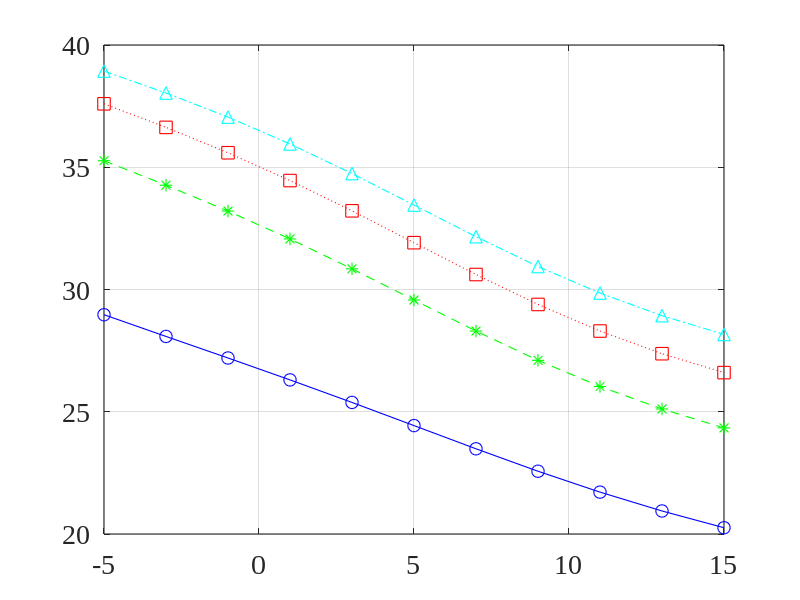
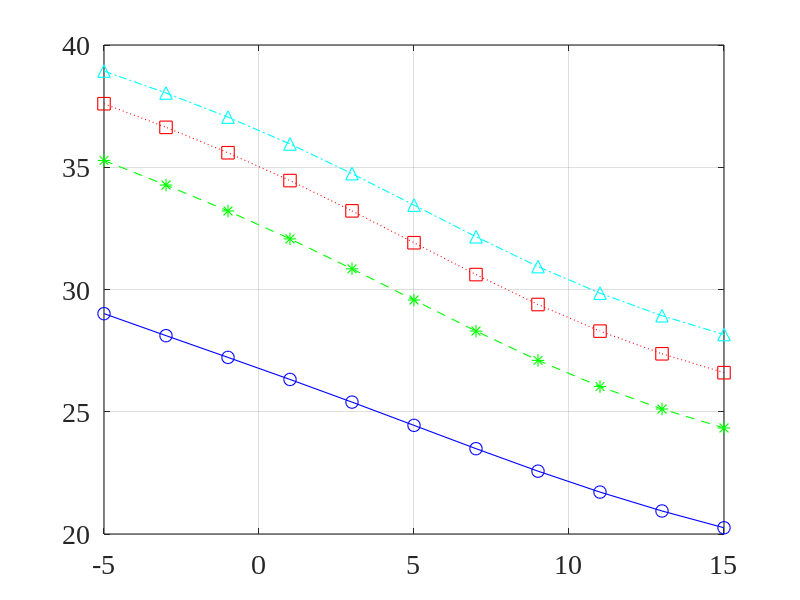
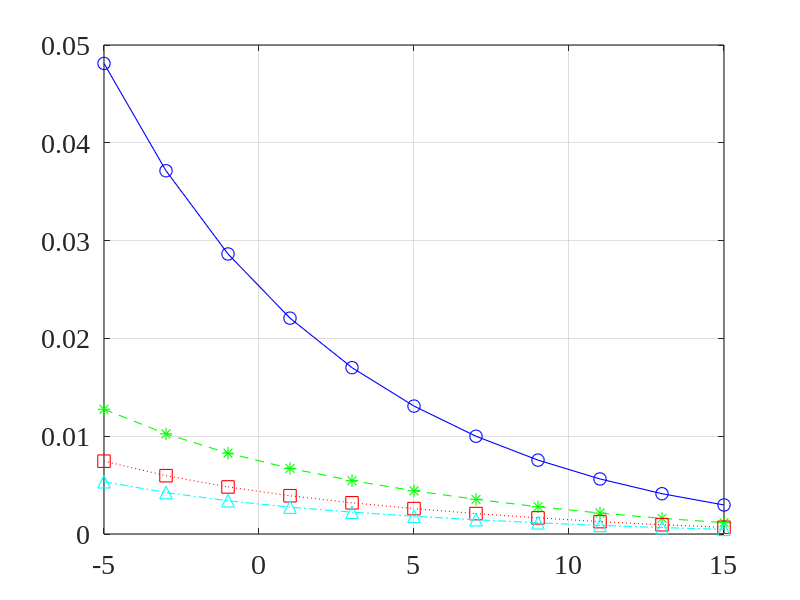
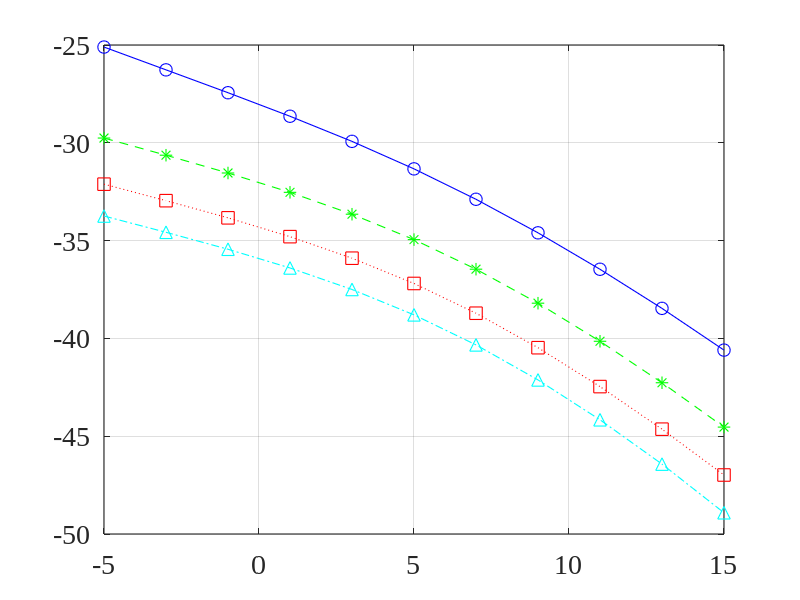

Recreate these plots in MATLAB, in order.
close all; clc; clear all;
linewd = 0.8;
hcfontsize = 20;
MarkerSize=9;
A0=0.5;
T=500;
f0=0.1;

theta_d=70/180*pi;
theta_u1=50/180*pi;
theta_u2=30/180*pi;

alpha=0.01; % sigma_w^2/sigma_u^2

M_values=[10 20 30 40]; % Number of sensors

f=linspace(-0.5,0.5,1e3)';  % frequency

f=f(2:end-1);
df=f(2)-f(1);
phiX1=A0^2/4*(sin(T*pi*(f+f0))./sin(pi*(f+f0))).^2+A0^2/4*(sin(T*pi*(f-f0))./sin(pi*(f-f0))).^2;

iSNR_db_values=-5:15;  
Gain_dB_values=zeros(length(iSNR_db_values),length(M_values));
nu_values=zeros(length(iSNR_db_values),length(M_values));
xi_n_dB_values=zeros(length(iSNR_db_values),length(M_values));
xi_d_dB_values=zeros(length(iSNR_db_values),length(M_values));
for idxM=1:length(M_values)
    M=M_values(idxM);
    
    I_M=eye(M);
    i_i=I_M(:,1);
    [f_mat,m_mat]=meshgrid(f,1:M);
    d=exp(-1i*2*pi*f_mat.*(m_mat-1)*cos(theta_d));
    du1=exp(-1i*2*pi*f_mat.*(m_mat-1)*cos(theta_u1));
    du2=exp(-1i*2*pi*f_mat.*(m_mat-1)*cos(theta_u2));
    phiV0=zeros(M,M,length(f));
    for idxf=1:length(f)
        phiV0(:,:,idxf)=T*du1(:,idxf)*du1(:,idxf)'+T*du2(:,idxf)*du2(:,idxf)'+T*alpha*eye(M);
    end
    
    for idxS=1:length(iSNR_db_values)
        iSNR_dB=iSNR_db_values(idxS);
        iSNR=10^(iSNR_dB/10);
        
        phiV1=T*A0^2/2./iSNR*ones(size(f));
        sigma2=T*A0^2/2./iSNR/phiV0(1,1,1);
        phiV=sigma2*phiV0;
        
        h=zeros(M,length(f));
        for idxf=1:length(f)
            phiY=phiV(:,:,idxf)+phiX1(idxf)*d(:,idxf)*d(:,idxf)';
            h(:,idxf)=(I_M-inv(phiY)*phiV(:,:,idxf))*i_i;
        end
        
        int_phiX1=df*sum(phiX1);
        int_phiV1=df*sum(phiV1);
        int_H2_phiX=df*sum(phiX1 .* abs(sum(conj(h).*d,1)').^2 );
        int_H2_phiV=0;
        for idxf=1:length(f)
            int_H2_phiV=int_H2_phiV+df* h(:,idxf)'*phiV(:,:,idxf)*h(:,idxf);
        end
        int_Hm12_phiX=df*sum( phiX1 .* abs(sum(conj(h).*d,1)'-1).^2);
        
        oSNR=int_H2_phiX./int_H2_phiV;
        oSNR_dB=10*log10(oSNR);
        Gain_dB_values(idxS,idxM)=oSNR_dB-iSNR_dB;
        
        xi_n_dB_values(idxS,idxM)=10*log10(int_phiV1./int_H2_phiV);
        xi_d_dB_values(idxS,idxM)=10*log10(int_phiX1./int_H2_phiX);
        nu_values(idxS,idxM)=10*log10(int_Hm12_phiX./int_phiX1);
    end
end

figure
plot(iSNR_db_values(1:2:end),Gain_dB_values(1:2:end,1),'-bo','linewidth',linewd, 'MarkerSize',MarkerSize);
hold on
plot(iSNR_db_values(1:2:end),Gain_dB_values(1:2:end,2),'--g*','linewidth',linewd, 'MarkerSize',MarkerSize);
plot(iSNR_db_values(1:2:end),Gain_dB_values(1:2:end,3),':rs','linewidth',linewd, 'MarkerSize',MarkerSize);
plot(iSNR_db_values(1:2:end),Gain_dB_values(1:2:end,4),'-.c^','linewidth',linewd, 'MarkerSize',MarkerSize);
hold off
set(gca, 'Color', [1, 1, 1]); 
set(gca, 'FontName', 'Times New Roman');
set(gca, 'FontSize', hcfontsize);
set(gca, 'LineWidth', linewd); 
box on; grid on;

figure
plot(iSNR_db_values(1:2:end),xi_n_dB_values(1:2:end,1),'-bo','linewidth',linewd, 'MarkerSize',MarkerSize);
hold on
plot(iSNR_db_values(1:2:end),xi_n_dB_values(1:2:end,2),'--g*','linewidth',linewd, 'MarkerSize',MarkerSize);
plot(iSNR_db_values(1:2:end),xi_n_dB_values(1:2:end,3),':rs','linewidth',linewd, 'MarkerSize',MarkerSize);
plot(iSNR_db_values(1:2:end),xi_n_dB_values(1:2:end,4),'-.c^','linewidth',linewd, 'MarkerSize',MarkerSize);
hold off
set(gca, 'Color', [1, 1, 1]); 
set(gca, 'FontName', 'Times New Roman');
set(gca, 'FontSize', hcfontsize);
set(gca, 'LineWidth', linewd); 
box on; grid on;

figure
plot(iSNR_db_values(1:2:end),xi_d_dB_values(1:2:end,1),'-bo','linewidth',linewd, 'MarkerSize',MarkerSize);
hold on
plot(iSNR_db_values(1:2:end),xi_d_dB_values(1:2:end,2),'--g*','linewidth',linewd, 'MarkerSize',MarkerSize);
plot(iSNR_db_values(1:2:end),xi_d_dB_values(1:2:end,3),':rs','linewidth',linewd, 'MarkerSize',MarkerSize);
plot(iSNR_db_values(1:2:end),xi_d_dB_values(1:2:end,4),'-.c^','linewidth',linewd, 'MarkerSize',MarkerSize);
hold off
set(gca, 'Color', [1, 1, 1]); 
set(gca, 'FontName', 'Times New Roman');
set(gca, 'FontSize', hcfontsize);
set(gca, 'LineWidth', linewd); 
box on; grid on;

figure
plot(iSNR_db_values(1:2:end),nu_values(1:2:end,1),'-bo','linewidth',linewd, 'MarkerSize',MarkerSize);
hold on
plot(iSNR_db_values(1:2:end),nu_values(1:2:end,2),'--g*','linewidth',linewd, 'MarkerSize',MarkerSize);
plot(iSNR_db_values(1:2:end),nu_values(1:2:end,3),':rs','linewidth',linewd, 'MarkerSize',MarkerSize);
plot(iSNR_db_values(1:2:end),nu_values(1:2:end,4),'-.c^','linewidth',linewd, 'MarkerSize',MarkerSize);
hold off
set(gca, 'Color', [1, 1, 1]); 
set(gca, 'FontName', 'Times New Roman');
set(gca, 'FontSize', hcfontsize);
set(gca, 'LineWidth', linewd); 
box on; grid on;
